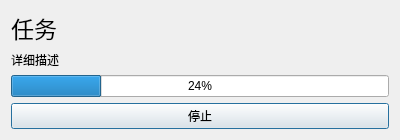
<?xml version="1.0" encoding="UTF-8"?>
<ui version="4.0">
 <class>Dialog</class>
 <widget class="QDialog" name="Dialog">
  <property name="geometry">
   <rect>
    <x>0</x>
    <y>0</y>
    <width>400</width>
    <height>126</height>
   </rect>
  </property>
  <property name="windowTitle">
   <string>进度窗口</string>
  </property>
  <layout class="QVBoxLayout" name="verticalLayout">
   <item>
    <widget class="QLabel" name="Text">
     <property name="font">
      <font>
       <pointsize>17</pointsize>
      </font>
     </property>
     <property name="text">
      <string>任务</string>
     </property>
    </widget>
   </item>
   <item>
    <widget class="QLabel" name="detailedText">
     <property name="text">
      <string>详细描述</string>
     </property>
    </widget>
   </item>
   <item>
    <widget class="QProgressBar" name="progressBar">
     <property name="value">
      <number>24</number>
     </property>
    </widget>
   </item>
   <item>
    <widget class="QPushButton" name="stopButton">
     <property name="text">
      <string>停止</string>
     </property>
    </widget>
   </item>
  </layout>
 </widget>
 <resources/>
 <connections/>
</ui>
